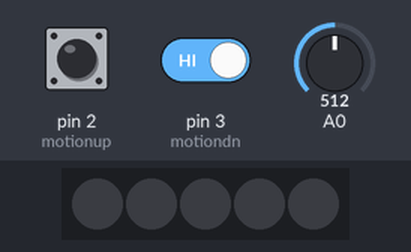
The sketch below on a simulated Arduino Uno, built with avr-gcc and run on an emulated ATmega328P. Shown: 5 RGB LEDs in strip order, left to right. The test bench sets the inputs (shaded band); at power-on: pin 2 (motionup) HIGH, pin 3 (motiondn) HIGH, A0 = 512.

Above: at 1.2 s.
1.3 s: pin 2 (motionup) pulled LOW for 0.15 s
At 4.2 s:
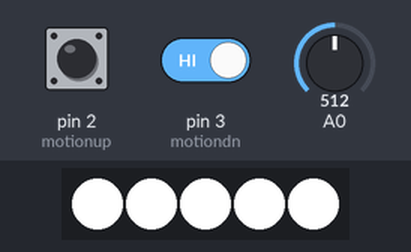
4.4 s: pin 3 (motiondn) driven LOW
At 4.8 s:
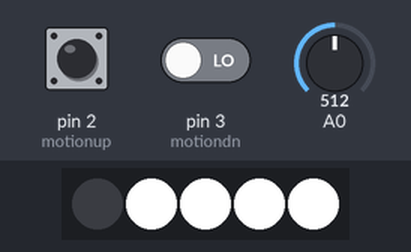
5.9 s: pin 3 (motiondn) driven HIGH
7.5 s: pin 2 (motionup) pulled LOW for 1 s
At 7.9 s:
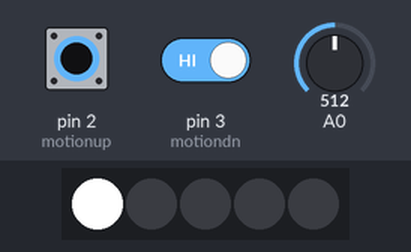
Timing chart, 0 to 11.2 s (numbered marks = the images above; inputs shaded):
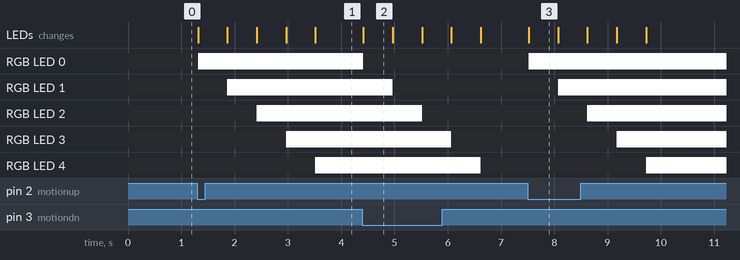

The sketch:

stairs_light.ino
```cpp
// Подключаем библиотеку Adafruit NeoPixel.
#include "Adafruit_NeoPixel.h"

// Указываем, какое количество пикселей у нашей ленты.
int COUNT = 1;
//int STEP_COUNT = map(analogRead(A0), 0, 1023, 0, 255);
int STEP_COUNT = 5;
int LED_COUNT = COUNT*STEP_COUNT;
// Указываем, к какому порту подключен вход ленты DIN.
#define LED_PIN 7
int del = 500;
//int del = map(analogRead(A1), 0, 1023, 0, 500);
bool up = false;
bool dn = false;
#define motionup 2
#define motiondn 3
// Создаем переменную strip для управления нашей лентой.
Adafruit_NeoPixel strip = Adafruit_NeoPixel(LED_COUNT, LED_PIN, NEO_GRB + NEO_KHZ800);

void setup()
{
  // Инициализируем ленту.
  Serial.begin(9600);
  pinMode(motionup, INPUT);
  pinMode(motiondn, INPUT);
//  digitalWrite(motionup, LOW);
//  digitalWrite(motiondn, LOW);
  strip.begin();
}

void on_up(){
  del = map(analogRead(A0), 0, 1023, 100, 1000);
  for (int i = 0; i < STEP_COUNT; i++)
  {
    for (int b = 0; b < COUNT; b++){
    strip.setPixelColor(COUNT*i+b, strip.Color(255, 255, 255)); //
    }
    strip.show();
    delay(del);
  }
}

void off_up(){
 for (int i = 0; i < STEP_COUNT ; i++)
  {
    for (int b = 0; b < COUNT; b++){
    strip.setPixelColor(COUNT*i+b, strip.Color(0, 0, 0)); //
    }
    strip.show();
  delay(del);
  }
}

void on_dn(){
  for (int i = STEP_COUNT; i >=  0; i--)
  {
    for (int b = 0; b < COUNT; b++){
    strip.setPixelColor(COUNT*i+b, strip.Color(255, 255, 255)); //
    }
    strip.show();
    delay(del);
  }
}

void off_dn(){
  for (int i = STEP_COUNT; i >= 0; i--)
  {
    for (int b = 0; b < COUNT; b++){
    strip.setPixelColor(COUNT*i+b, strip.Color(0, 0, 0)); //
    }
  strip.show();
  delay(del);
  }
}

void loop()
{
//  Serial.print(digitalRead(motionup));
//  Serial.print(" , ");
//  Serial.println(digitalRead(motiondn));
  delay(10);
  if(!digitalRead(motionup)&& dn == false){
     delay(10);
     if(!digitalRead(motionup) && dn == false){
      up = 1;
//      Serial.println("up1 = 1");
      on_up();
     }

  }
  if(!digitalRead(motiondn) && up == false){
     delay(10);
     if(!digitalRead(motiondn) && up == false){
      dn = 1;
//      Serial.println("dn1 = 1");
      on_dn();

     }

  }
  if(!digitalRead(motionup)&& dn == true){
     delay(10);
     if(!digitalRead(motionup) && dn == true){
      up = 0;
//      Serial.println("up2 = 1");
      off_dn();
        dn = 0;
     }

  }
  if(!digitalRead(motiondn) && up == true){
     delay(10);
     if(!digitalRead(motiondn) && up == true){
      dn = 0;
//      Serial.println("dn2 = 1");
      off_up();
      up = 0;
     }

  }


//  on_up();
//  off_up();
//  on_dn();
//  off_dn();
}
```

Measured:
- after the input at 1.3 s, RGB LED 0: off → RGB(255, 255, 255) at once; RGB LED 1: off → RGB(255, 255, 255) after 0.56 s; RGB LED 2: off → RGB(255, 255, 255) after 1.1 s; RGB LED 3: off → RGB(255, 255, 255) after 1.7 s; RGB LED 4: off → RGB(255, 255, 255) after 2.2 s; the LEDs: first change at once (image 1 shows a later state)
- after the input at 4.4 s, RGB LED 0: RGB(255, 255, 255) → off at once; RGB LED 1: RGB(255, 255, 255) → off after 0.57 s; RGB LED 2: RGB(255, 255, 255) → off after 1.1 s; the LEDs: change at once (image 2)
- after the input at 7.5 s, RGB LED 0: off → RGB(255, 255, 255) at once; RGB LED 1: off → RGB(255, 255, 255) after 0.57 s; RGB LED 2: off → RGB(255, 255, 255) after 1.1 s; RGB LED 3: off → RGB(255, 255, 255) after 1.7 s; RGB LED 4: off → RGB(255, 255, 255) after 2.2 s; the LEDs: change at once (image 3)
- what the display in image 2 shows lasts 0.6 s, from 4.4 s to 5.0 s
